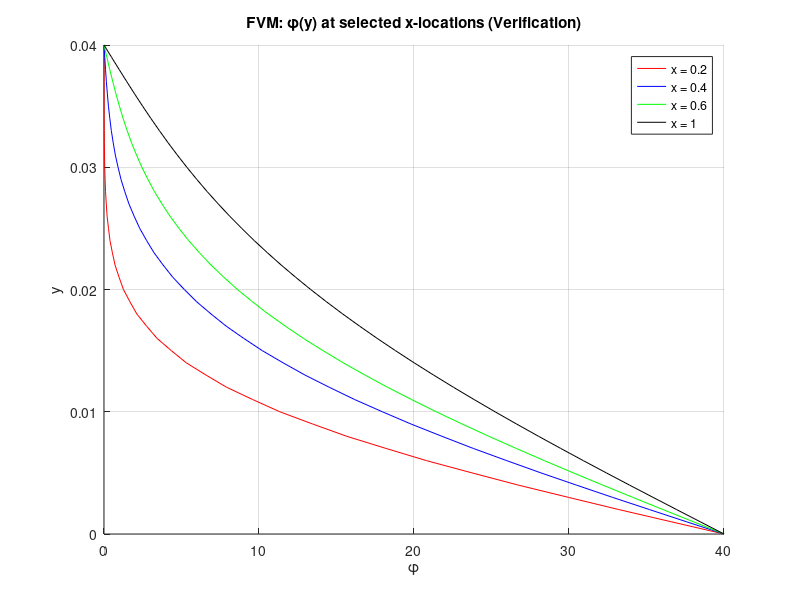

Write MATLAB code to recreate this figure.
clc; clear; close all

%% Grid and Physical Parameters
L = 1.0;
h = 0.04;
Nx = 436;           % Cells in x suitable Nx are form 436 
Ny = 41;            % Cells in y use 40 due to Inital phi 40;

dx = L / (Nx - 1);  % Cell size in x
dy = h / (Ny - 1);  % Cell size in y
x = linspace(0, L, Nx);
y = linspace(0, h, Ny);

u = 1.0;            % Flow speed in x (m/s)
nu = 0.000217;      % Kinematic viscosity

%% FVM Initialization
phi = zeros(Ny, Nx);    % φ(j, i) — i: x-direction, j: y-direction

% Apply Boundary Conditions
phi(1,1) = 40;          % Bottom-left corner (inlet bottom)
phi(2:end,1) = 0;       % All other inlet values

%% Marching in x using FVM logic
for i = 1:Nx-1
    for j = 2:Ny-1
        % Finite volume central difference in y (diffusion)
        dphi_dy2 = (phi(j+1,i) - 2*phi(j,i) + phi(j-1,i)) / dy^2;

        % Update using explicit forward step in x
        phi(j,i+1) = phi(j,i) + (dx/u) * nu * dphi_dy2;
    end

    % Reapply BCs at each x-slice
    phi(1,i+1) = 40;   % Bottom wall
    phi(end,i+1) = 0;  % Top wall
end

%% Plot Comparison (with FTCS targets)
x_sample = [0.2, 0.4, 0.6, 1.0];
colors = 'rbgk';
figure; hold on
for k = 1:length(x_sample)
    idx = round(x_sample(k)/dx) + 1;
    plot(phi(:, idx), y, colors(k), 'DisplayName', ['x = ' num2str(x_sample(k))])
end
xlabel('\phi'); ylabel('y'); grid on
title('FVM: \phi(y) at selected x-locations (Verification)')
legend show

%% Optional: Print numerical diffusion number
d = nu * dx / (u * dy^2);
fprintf('Numerical diffusion number (d) = %.4f\n', d);
